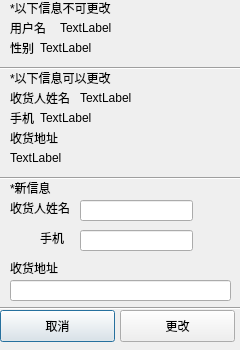
<?xml version="1.0" encoding="UTF-8"?>
<ui version="4.0">
 <class>renewinfo</class>
 <widget class="QDialog" name="renewinfo">
  <property name="geometry">
   <rect>
    <x>0</x>
    <y>0</y>
    <width>240</width>
    <height>350</height>
   </rect>
  </property>
  <property name="windowTitle">
   <string>Dialog</string>
  </property>
  <widget class="QLabel" name="label">
   <property name="geometry">
    <rect>
     <x>10</x>
     <y>0</y>
     <width>111</width>
     <height>16</height>
    </rect>
   </property>
   <property name="text">
    <string>*以下信息不可更改</string>
   </property>
  </widget>
  <widget class="QLabel" name="label_2">
   <property name="geometry">
    <rect>
     <x>10</x>
     <y>20</y>
     <width>59</width>
     <height>16</height>
    </rect>
   </property>
   <property name="text">
    <string>用户名</string>
   </property>
  </widget>
  <widget class="QLabel" name="label_3">
   <property name="geometry">
    <rect>
     <x>10</x>
     <y>40</y>
     <width>59</width>
     <height>16</height>
    </rect>
   </property>
   <property name="text">
    <string>性别</string>
   </property>
  </widget>
  <widget class="Line" name="line">
   <property name="geometry">
    <rect>
     <x>0</x>
     <y>60</y>
     <width>241</width>
     <height>16</height>
    </rect>
   </property>
   <property name="orientation">
    <enum>Qt::Horizontal</enum>
   </property>
  </widget>
  <widget class="QLabel" name="label_4">
   <property name="geometry">
    <rect>
     <x>10</x>
     <y>70</y>
     <width>121</width>
     <height>16</height>
    </rect>
   </property>
   <property name="text">
    <string>*以下信息可以更改</string>
   </property>
  </widget>
  <widget class="QLabel" name="label_5">
   <property name="geometry">
    <rect>
     <x>10</x>
     <y>90</y>
     <width>71</width>
     <height>16</height>
    </rect>
   </property>
   <property name="text">
    <string>收货人姓名</string>
   </property>
  </widget>
  <widget class="QLabel" name="label_6">
   <property name="geometry">
    <rect>
     <x>10</x>
     <y>110</y>
     <width>59</width>
     <height>16</height>
    </rect>
   </property>
   <property name="text">
    <string>手机</string>
   </property>
  </widget>
  <widget class="QLabel" name="label_7">
   <property name="geometry">
    <rect>
     <x>10</x>
     <y>130</y>
     <width>59</width>
     <height>16</height>
    </rect>
   </property>
   <property name="text">
    <string>收货地址</string>
   </property>
  </widget>
  <widget class="Line" name="line_2">
   <property name="geometry">
    <rect>
     <x>0</x>
     <y>170</y>
     <width>241</width>
     <height>16</height>
    </rect>
   </property>
   <property name="orientation">
    <enum>Qt::Horizontal</enum>
   </property>
  </widget>
  <widget class="QLabel" name="label_8">
   <property name="geometry">
    <rect>
     <x>10</x>
     <y>180</y>
     <width>59</width>
     <height>16</height>
    </rect>
   </property>
   <property name="text">
    <string>*新信息</string>
   </property>
  </widget>
  <widget class="QLabel" name="label_9">
   <property name="geometry">
    <rect>
     <x>10</x>
     <y>200</y>
     <width>71</width>
     <height>16</height>
    </rect>
   </property>
   <property name="text">
    <string>收货人姓名</string>
   </property>
  </widget>
  <widget class="QLabel" name="label_10">
   <property name="geometry">
    <rect>
     <x>40</x>
     <y>230</y>
     <width>59</width>
     <height>16</height>
    </rect>
   </property>
   <property name="text">
    <string>手机</string>
   </property>
  </widget>
  <widget class="QLabel" name="label_11">
   <property name="geometry">
    <rect>
     <x>10</x>
     <y>260</y>
     <width>59</width>
     <height>16</height>
    </rect>
   </property>
   <property name="text">
    <string>收货地址</string>
   </property>
  </widget>
  <widget class="QLabel" name="username">
   <property name="geometry">
    <rect>
     <x>60</x>
     <y>20</y>
     <width>151</width>
     <height>16</height>
    </rect>
   </property>
   <property name="text">
    <string>TextLabel</string>
   </property>
  </widget>
  <widget class="QLabel" name="sex">
   <property name="geometry">
    <rect>
     <x>40</x>
     <y>40</y>
     <width>59</width>
     <height>16</height>
    </rect>
   </property>
   <property name="text">
    <string>TextLabel</string>
   </property>
  </widget>
  <widget class="QLabel" name="name">
   <property name="geometry">
    <rect>
     <x>80</x>
     <y>90</y>
     <width>161</width>
     <height>16</height>
    </rect>
   </property>
   <property name="text">
    <string>TextLabel</string>
   </property>
  </widget>
  <widget class="QLabel" name="phone">
   <property name="geometry">
    <rect>
     <x>40</x>
     <y>110</y>
     <width>171</width>
     <height>16</height>
    </rect>
   </property>
   <property name="text">
    <string>TextLabel</string>
   </property>
  </widget>
  <widget class="QLabel" name="address">
   <property name="geometry">
    <rect>
     <x>10</x>
     <y>150</y>
     <width>221</width>
     <height>16</height>
    </rect>
   </property>
   <property name="text">
    <string>TextLabel</string>
   </property>
  </widget>
  <widget class="QLineEdit" name="newname">
   <property name="geometry">
    <rect>
     <x>80</x>
     <y>200</y>
     <width>113</width>
     <height>21</height>
    </rect>
   </property>
  </widget>
  <widget class="QLineEdit" name="newphone">
   <property name="geometry">
    <rect>
     <x>80</x>
     <y>230</y>
     <width>113</width>
     <height>21</height>
    </rect>
   </property>
  </widget>
  <widget class="QLineEdit" name="newaddress">
   <property name="geometry">
    <rect>
     <x>10</x>
     <y>280</y>
     <width>221</width>
     <height>21</height>
    </rect>
   </property>
  </widget>
  <widget class="Line" name="line_3">
   <property name="geometry">
    <rect>
     <x>0</x>
     <y>300</y>
     <width>251</width>
     <height>16</height>
    </rect>
   </property>
   <property name="orientation">
    <enum>Qt::Horizontal</enum>
   </property>
  </widget>
  <widget class="QPushButton" name="pushButton">
   <property name="geometry">
    <rect>
     <x>0</x>
     <y>310</y>
     <width>115</width>
     <height>32</height>
    </rect>
   </property>
   <property name="text">
    <string>取消</string>
   </property>
  </widget>
  <widget class="QPushButton" name="pushButton_2">
   <property name="geometry">
    <rect>
     <x>120</x>
     <y>310</y>
     <width>115</width>
     <height>32</height>
    </rect>
   </property>
   <property name="text">
    <string>更改</string>
   </property>
  </widget>
 </widget>
 <resources/>
 <connections/>
</ui>
